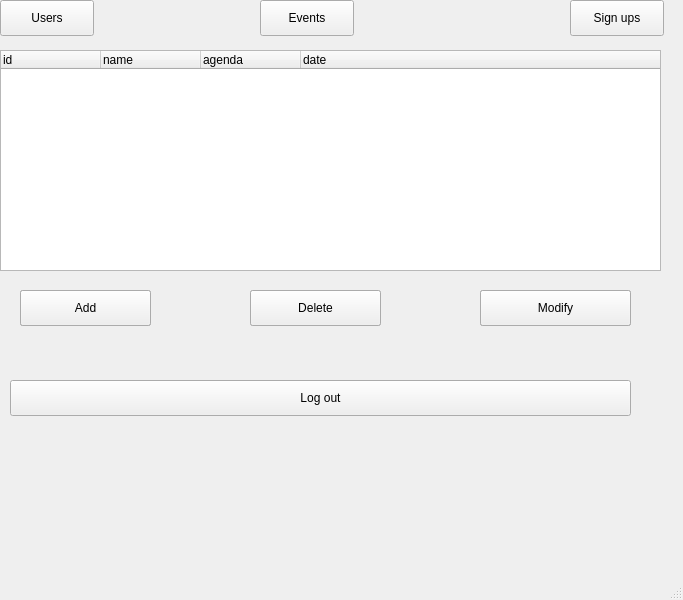
<?xml version="1.0" encoding="UTF-8"?>
<ui version="4.0">
 <class>Admin_View</class>
 <widget class="QMainWindow" name="Admin_View">
  <property name="geometry">
   <rect>
    <x>0</x>
    <y>0</y>
    <width>683</width>
    <height>600</height>
   </rect>
  </property>
  <property name="windowTitle">
   <string>MainWindow</string>
  </property>
  <widget class="QWidget" name="central_widget">
   <widget class="QFrame" name="signups_frame">
    <property name="geometry">
     <rect>
      <x>0</x>
      <y>50</y>
      <width>671</width>
      <height>351</height>
     </rect>
    </property>
    <property name="frameShape">
     <enum>QFrame::NoFrame</enum>
    </property>
    <property name="frameShadow">
     <enum>QFrame::Sunken</enum>
    </property>
    <widget class="QPushButton" name="signups_accept_button">
     <property name="geometry">
      <rect>
       <x>20</x>
       <y>240</y>
       <width>131</width>
       <height>36</height>
      </rect>
     </property>
     <property name="text">
      <string>Accept</string>
     </property>
    </widget>
    <widget class="QTreeWidget" name="signups_table">
     <property name="geometry">
      <rect>
       <x>0</x>
       <y>0</y>
       <width>661</width>
       <height>221</height>
      </rect>
     </property>
     <property name="columnCount">
      <number>5</number>
     </property>
     <column>
      <property name="text">
       <string>id</string>
      </property>
     </column>
     <column>
      <property name="text">
       <string>id_user</string>
      </property>
     </column>
     <column>
      <property name="text">
       <string>id_event</string>
      </property>
     </column>
     <column>
      <property name="text">
       <string>type</string>
      </property>
     </column>
     <column>
      <property name="text">
       <string>catering</string>
      </property>
     </column>
    </widget>
    <widget class="QPushButton" name="signups_decline_button">
     <property name="geometry">
      <rect>
       <x>480</x>
       <y>240</y>
       <width>151</width>
       <height>36</height>
      </rect>
     </property>
     <property name="text">
      <string>Decline</string>
     </property>
    </widget>
   </widget>
   <widget class="QFrame" name="user_frame">
    <property name="geometry">
     <rect>
      <x>0</x>
      <y>50</y>
      <width>671</width>
      <height>351</height>
     </rect>
    </property>
    <property name="frameShape">
     <enum>QFrame::NoFrame</enum>
    </property>
    <property name="frameShadow">
     <enum>QFrame::Sunken</enum>
    </property>
    <widget class="QPushButton" name="user_add_button">
     <property name="geometry">
      <rect>
       <x>20</x>
       <y>240</y>
       <width>131</width>
       <height>36</height>
      </rect>
     </property>
     <property name="text">
      <string>Add</string>
     </property>
    </widget>
    <widget class="QPushButton" name="user_delete_button">
     <property name="geometry">
      <rect>
       <x>250</x>
       <y>240</y>
       <width>131</width>
       <height>36</height>
      </rect>
     </property>
     <property name="text">
      <string>Delete</string>
     </property>
    </widget>
    <widget class="QTreeWidget" name="user_table">
     <property name="geometry">
      <rect>
       <x>0</x>
       <y>0</y>
       <width>661</width>
       <height>221</height>
      </rect>
     </property>
     <property name="columnCount">
      <number>8</number>
     </property>
     <column>
      <property name="text">
       <string>id</string>
      </property>
     </column>
     <column>
      <property name="text">
       <string>name</string>
      </property>
     </column>
     <column>
      <property name="text">
       <string>last_name</string>
      </property>
     </column>
     <column>
      <property name="text">
       <string>login</string>
      </property>
     </column>
     <column>
      <property name="text">
       <string>password</string>
      </property>
     </column>
     <column>
      <property name="text">
       <string>email</string>
      </property>
     </column>
     <column>
      <property name="text">
       <string>permission</string>
      </property>
     </column>
     <column>
      <property name="text">
       <string>registration_date</string>
      </property>
     </column>
    </widget>
    <widget class="QPushButton" name="user_reset_password_button">
     <property name="geometry">
      <rect>
       <x>480</x>
       <y>240</y>
       <width>151</width>
       <height>36</height>
      </rect>
     </property>
     <property name="text">
      <string>Reset password</string>
     </property>
    </widget>
   </widget>
   <widget class="QPushButton" name="events_view_button">
    <property name="geometry">
     <rect>
      <x>260</x>
      <y>0</y>
      <width>94</width>
      <height>36</height>
     </rect>
    </property>
    <property name="text">
     <string>Events</string>
    </property>
   </widget>
   <widget class="QPushButton" name="users_view_button">
    <property name="geometry">
     <rect>
      <x>0</x>
      <y>0</y>
      <width>94</width>
      <height>36</height>
     </rect>
    </property>
    <property name="text">
     <string>Users</string>
    </property>
   </widget>
   <widget class="QPushButton" name="log_out_button">
    <property name="geometry">
     <rect>
      <x>10</x>
      <y>380</y>
      <width>621</width>
      <height>36</height>
     </rect>
    </property>
    <property name="text">
     <string>Log out</string>
    </property>
   </widget>
   <widget class="QPushButton" name="sign_ups_view_button">
    <property name="geometry">
     <rect>
      <x>570</x>
      <y>0</y>
      <width>94</width>
      <height>36</height>
     </rect>
    </property>
    <property name="text">
     <string>Sign ups</string>
    </property>
   </widget>
   <widget class="QFrame" name="events_frame">
    <property name="geometry">
     <rect>
      <x>0</x>
      <y>50</y>
      <width>671</width>
      <height>351</height>
     </rect>
    </property>
    <property name="frameShape">
     <enum>QFrame::NoFrame</enum>
    </property>
    <property name="frameShadow">
     <enum>QFrame::Raised</enum>
    </property>
    <widget class="QPushButton" name="event_delete_button">
     <property name="geometry">
      <rect>
       <x>250</x>
       <y>240</y>
       <width>131</width>
       <height>36</height>
      </rect>
     </property>
     <property name="text">
      <string>Delete</string>
     </property>
    </widget>
    <widget class="QPushButton" name="event_add_button">
     <property name="geometry">
      <rect>
       <x>20</x>
       <y>240</y>
       <width>131</width>
       <height>36</height>
      </rect>
     </property>
     <property name="text">
      <string>Add</string>
     </property>
    </widget>
    <widget class="QPushButton" name="event_modify_button">
     <property name="geometry">
      <rect>
       <x>480</x>
       <y>240</y>
       <width>151</width>
       <height>36</height>
      </rect>
     </property>
     <property name="text">
      <string>Modify</string>
     </property>
    </widget>
    <widget class="QTreeWidget" name="events_table">
     <property name="geometry">
      <rect>
       <x>0</x>
       <y>0</y>
       <width>661</width>
       <height>221</height>
      </rect>
     </property>
     <property name="columnCount">
      <number>4</number>
     </property>
     <column>
      <property name="text">
       <string>id</string>
      </property>
     </column>
     <column>
      <property name="text">
       <string>name</string>
      </property>
     </column>
     <column>
      <property name="text">
       <string>agenda</string>
      </property>
     </column>
     <column>
      <property name="text">
       <string>date</string>
      </property>
     </column>
    </widget>
   </widget>
  </widget>
  <widget class="QStatusBar" name="statusbar"/>
 </widget>
 <resources/>
 <connections/>
</ui>
